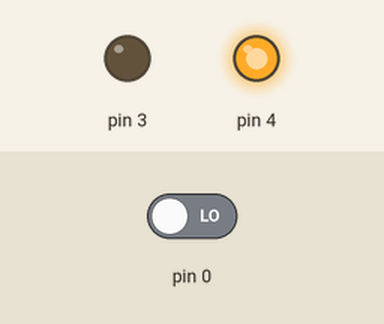
Bench run of a sketch on a simulated Arduino Uno, built with avr-gcc and run on an emulated ATmega328P. Shown: output pins drawn as LEDs (lit = HIGH). Inputs (shaded band) come from the test bench; at power-on: pin 0 LOW. Sleep ends after the set time or at an interrupt.

Above: at 1.2 s.
1.3 s: pin 0 driven HIGH
At 2.4 s:
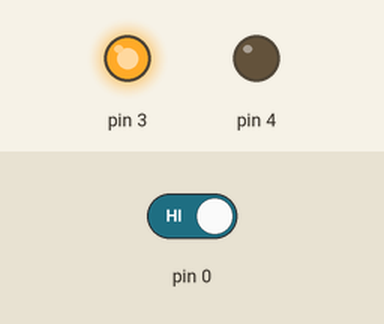
2.8 s: pin 0 driven LOW
At 3.5 s:
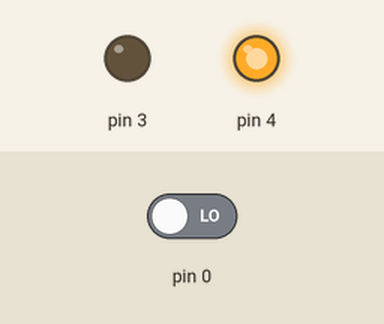
Timing chart, 0 to 5.8 s (numbered marks = the images above; inputs shaded):
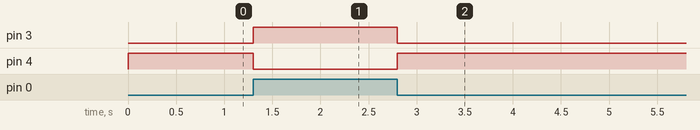

Measured:
- after the input at 1.3 s, pin 3: LOW → HIGH at once; pin 4: HIGH → LOW at once
- after the input at 2.8 s, pin 3: HIGH → LOW at once; pin 4: LOW → HIGH at once

The sketch:

sketch_sep11a.ino
```cpp
#include <avr/sleep.h>

void setup() {
  pinMode(3, OUTPUT);
  pinMode(4, OUTPUT);
  pinMode(0, INPUT);
}

void loop() {
  if (digitalRead(0) == HIGH) {
    digitalWrite(3, HIGH);
    digitalWrite(4, LOW);
    set_sleep_mode(SLEEP_MODE_IDLE);
    noInterrupts();
    sleep_enable();
    interrupts();
    sleep_cpu();
    sleep_disable();
  }
  else if (digitalRead(0) == LOW) {
    digitalWrite(3, LOW);
    digitalWrite(4, HIGH);
  }
}
```
